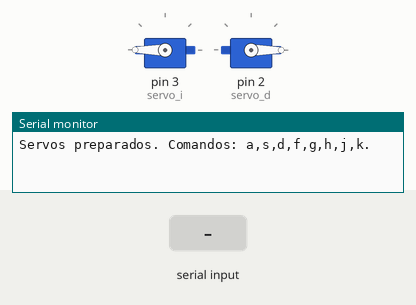
This sketch was run on a simulated Arduino Uno, built with avr-gcc and run on an emulated ATmega328P. On the bench: 2 × servo, the last lines printed to the serial monitor. Inputs (shaded band) come from the test bench.

Above: at 1.2 s.
1.3 s: "q" received over Serial
At 4.0 s:
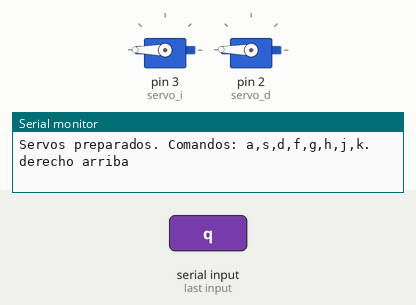
4.3 s: "w" received over Serial
6.1 s: "a" received over Serial
At 8.8 s:
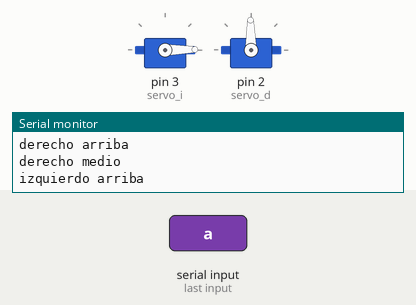
9.1 s: "e" received over Serial
At 10.7 s:
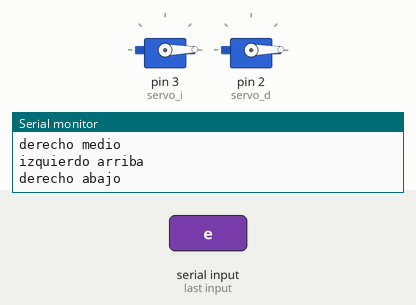
11.5 s: "s" received over Serial
13.9 s: "d" received over Serial
At 14.05 s:
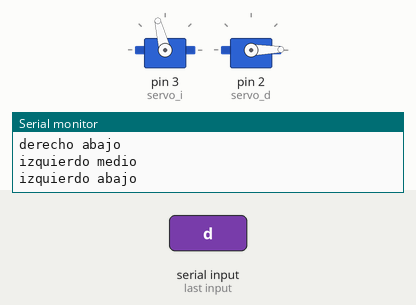
Timing chart, 0 to 16.9 s (numbered marks = the images above; inputs shaded):
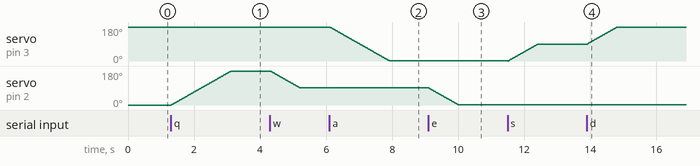

The sketch:

Motores.ino
```cpp
//%%%%%%%%%%%%%%%%%%%%%%%%%%%%%%%%%%%%%%%%%%%%%%%%%%%%%%%%%%%%%%%%%%%%%%%%%%%%%%%%%%%%%%%%%%%%%%%%%%%%%%%%%
// MOTORES Motor paso a paso 28BYJ-48 con Arduino y driver ULN2003
//%%%%%%%%%%%%%%%%%%%%%%%%%%%%%%%%%%%%%%%%%%%%%%%%%%%%%%%%%%%%%%%%%%%%%%%%%%%%%%%%%%%%%%%%%%%%%%%%%%%%%%%%%
//definicion de pins
const int motorPin1 = 4;    // 28BYJ48 In1
const int motorPin2 = 5;    // 28BYJ48 In2
const int motorPin3 = 6;   // 28BYJ48 In3
const int motorPin4 = 7;   // 28BYJ48 In4

const int motorPin5 = 8;    // 28BYJ48 In1
const int motorPin6 = 9;    // 28BYJ48 In2
const int motorPin7 = 10;   // 28BYJ48 In3
const int motorPin8 = 11;   // 28BYJ48 In4

//definicion variables
int motorSpeed = 1200;   //variable para fijar la velocidad
int stepCounter_d = 0;     // contador para los pasos
int stepCounter_i = 0;     // contador para los pasos
int stepsPerRev = 4076;  // pasos para una vuelta completa

//tablas con la secuencia de encendido (descomentar la que necesiteis)
//secuencia 1-fase
//const int numSteps = 4;
//const int stepsLookup[4] = { B1000, B0100, B0010, B0001 };

//secuencia 2-fases
//const int numSteps = 4;
//const int stepsLookup[4] = { B1100, B0110, B0011, B1001 };

//secuencia media fase
const int numSteps = 8;
const int stepsLookup[8] = { B1000, B1100, B0100, B0110, B0010, B0011, B0001, B1001 };

// ========================================================================================================
// SETUP
// ========================================================================================================
void setup_motores()
{
  //declarar pines como salida
  // MOTOR 1
  pinMode(motorPin1, OUTPUT);
  pinMode(motorPin2, OUTPUT);
  pinMode(motorPin3, OUTPUT);
  pinMode(motorPin4, OUTPUT);
  // MOTOR 2
  pinMode(motorPin5, OUTPUT);
  pinMode(motorPin6, OUTPUT);
  pinMode(motorPin7, OUTPUT);
  pinMode(motorPin8, OUTPUT);

  Serial.println("Motores preparados. Comandos: o,l,k,ñ.");
}

// ========================================================================================================
// Adelante
// ========================================================================================================
void Adelante(int iNumeroVueltas)
{
  for (int i = 0; i < stepsPerRev * iNumeroVueltas; i++)
  {
    clockwise_d();
    clockwise_i();
    delayMicroseconds(motorSpeed);
  }
}

// ========================================================================================================
// Atras
// ========================================================================================================
void Atras(int iNumeroVueltas)
{
  for (int i = 0; i < stepsPerRev * iNumeroVueltas; i++)
  {
    anticlockwise_d();
    anticlockwise_i();
    delayMicroseconds(motorSpeed);
  }
}

// ========================================================================================================
// Izquierda
// ========================================================================================================
void Izquierda(int iNumeroVueltas)
{
  for (int i = 0; i < stepsPerRev * iNumeroVueltas; i++)
  {
    clockwise_d();
    anticlockwise_i();
    delayMicroseconds(motorSpeed);
  }
}

// ========================================================================================================
// Derecha
// ========================================================================================================
void Derecha(int iNumeroVueltas)
{
  for (int i = 0; i < stepsPerRev * iNumeroVueltas; i++)
  {
    anticlockwise_d();
    clockwise_i();
    delayMicroseconds(motorSpeed);
  }
}


//%%%%%%%%%%%%%%%%%%%%%%%%%%%%%%%%%%%%%%%%%%%%%%%%%%%%%%%%%%%%%%%%%%%%%%%%%%%%%%%%%%%%%%%%%%%%%%%%%%%%%%%%%
// FUNCIONES DE BAJO NIVEL
//%%%%%%%%%%%%%%%%%%%%%%%%%%%%%%%%%%%%%%%%%%%%%%%%%%%%%%%%%%%%%%%%%%%%%%%%%%%%%%%%%%%%%%%%%%%%%%%%%%%%%%%%%
void clockwise_i()
{
  stepCounter_i++;
  if (stepCounter_i >= numSteps) stepCounter_i = 0;
  setOutput_i(stepCounter_i);
}

void clockwise_d()
{
  stepCounter_d--;
  if (stepCounter_d < 0) stepCounter_d = numSteps - 1;
  setOutput_d(stepCounter_d);
}

void anticlockwise_i()
{
  stepCounter_i--;
  if (stepCounter_i < 0) stepCounter_i = numSteps - 1;
  setOutput_i(stepCounter_i);
}

void anticlockwise_d()
{
  stepCounter_d++;
  if (stepCounter_d >= numSteps) stepCounter_d = 0;
  setOutput_d(stepCounter_d);
}

void setOutput_d(int step)
{
  digitalWrite(motorPin1, bitRead(stepsLookup[step], 0));
  digitalWrite(motorPin2, bitRead(stepsLookup[step], 1));
  digitalWrite(motorPin3, bitRead(stepsLookup[step], 2));
  digitalWrite(motorPin4, bitRead(stepsLookup[step], 3));
}

void setOutput_i(int step)
{
  digitalWrite(motorPin5, bitRead(stepsLookup[step], 0));
  digitalWrite(motorPin6, bitRead(stepsLookup[step], 1));
  digitalWrite(motorPin7, bitRead(stepsLookup[step], 2));
  digitalWrite(motorPin8, bitRead(stepsLookup[step], 3));
}
```

01_Test_Servos.ino
```cpp
#include <Servo.h>

// ========================================================================================================
// DERECHO: Arriba, Abajo, Medio (0,90,180)
// IZQUIERDO: Arriba, Abajo, Medio (180,90,0)
// DOS: Arriba, Abajo, Medio  (180,0)  (0,180)   (90,90)
// ========================================================================================================

Servo brazo_i;  // crea el objeto servo
Servo brazo_d;  // crea el objeto servo

const int retardo=10;

int pos_i=180;    // posicion actual brazo izquierdo
int pos_d=0;    // posicion actual brazo derecho

const int servo_i=3;    // se mueve al derecho 180-0
const int servo_d=2;    // esta montado al reves => se mueve al reves 0-180

// ========================================================================================================
// SETUP
// ========================================================================================================
void setup() {
   brazo_i.attach(servo_i);  // vincula el servo al pin digital 2
   brazo_d.attach(servo_d);  // vincula el servo al pin digital 3

   brazo_d.write(pos_d);
   brazo_i.write(pos_i);

   Serial.begin(9600);  //iniciamos el puerto serie
   Serial.println("Servos preparados. Comandos: a,s,d,f,g,h,j,k.");
}

// ========================================================================================================
// BUCLE
// ========================================================================================================
void loop() {


  // Espera a que se ingrese un comando por el monitor serial
  while (!Serial.available()) {}

  // Lee el comando ingresado
  char comando = Serial.read();

  // Realiza una acción en función del comando recibido
  switch (comando) {
    case 'q': Serial.println("derecho arriba");     derecho_arriba();     break;
    case 'w': Serial.println("derecho medio");      derecho_medio();      break;
    case 'e': Serial.println("derecho abajo");      derecho_abajo();      break;
    case 'a': Serial.println("izquierdo arriba");   izquierdo_arriba();   break;
    case 's': Serial.println("izquierdo medio");    izquierdo_medio();    break;
    case 'd': Serial.println("izquierdo abajo");    izquierdo_abajo();    break;
    case 'z': Serial.println("dos arriba");         dos_arriba();         break;
    case 'x': Serial.println("dos medio");          dos_medio();          break;
    case 'c': Serial.println("dos abajo");          dos_abajo();          break;
    default:  Serial.println("Comando inválido");   break;
  }

}


// ========================================================================================================
// ========================================================================================================
void mueve_servo(int servo, int pos_final)
{
  int inc=1;
  int pos_inicial= pos_d;

  if (servo==servo_i) pos_inicial= pos_i;

  if (pos_final!=pos_inicial)
  {
    if (pos_final<pos_inicial) inc=-1;
    for (int pos = pos_inicial; pos !=pos_final; pos += inc)
    {
      if (servo==servo_i) brazo_i.write(pos);
      else brazo_d.write(pos);
      delay(retardo);
    }
  }

  if (servo==servo_i) pos_i= pos_final;
  else pos_d= pos_final;
}

void derecho_arriba() {    mueve_servo(servo_d,180); }
void derecho_abajo()  {  mueve_servo(servo_d,0);  }
void derecho_medio() {   mueve_servo(servo_d,90); }
void izquierdo_arriba() {  mueve_servo(servo_i,0);  }
void izquierdo_abajo() {  mueve_servo(servo_i,180);  }
void izquierdo_medio() {  mueve_servo(servo_i,90);  }

void dos_servos(int pos_final_d, int pos_final_i)
{
  int inc_d=1;
  int inc_i=1;

  if (pos_d<pos_final_d) inc_d=1;
  else inc_d=-1;

  if (pos_i<pos_final_i) inc_i=1;
  else inc_i=-1;

  while (pos_d!=pos_final_d && pos_i!=pos_final_i)
  {
     if (pos_d==pos_final_d) inc_d=0;
     if (pos_i==pos_final_i) inc_i=0;

    pos_d += inc_d;
    pos_i += inc_i;

    brazo_d.write(pos_d);
    brazo_i.write(pos_i);
    delay(retardo);
  }
}

void dos_arriba() { dos_servos(180,0);}
void dos_abajo()  {dos_servos(0,180);}
void dos_medio()  {dos_servos(90,90);}
```

Measured:
- after the input at 1.3 s, servo on pin 2 (servo_d): moves from 0° to 179° over 1.8 s, starting at once
- after the input at 6.1 s, servo on pin 3 (servo_i): moves from 180° to 1° over 1.8 s, starting at once
- after the input at 9.1 s, servo on pin 2 (servo_d): moves from 91° to 1° over 0.91 s, starting at once
- after the input at 13.9 s, servo on pin 3 (servo_i): moves from 89° to 179° over 0.91 s, starting at once
